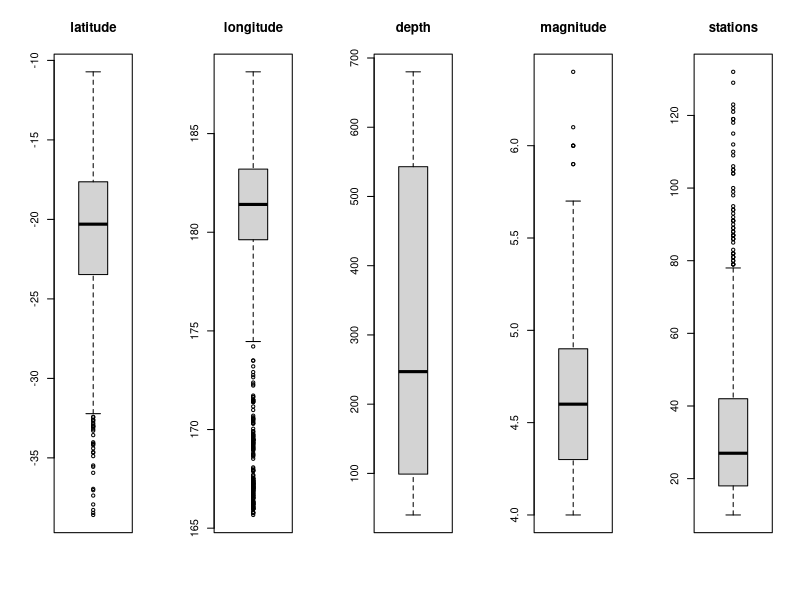
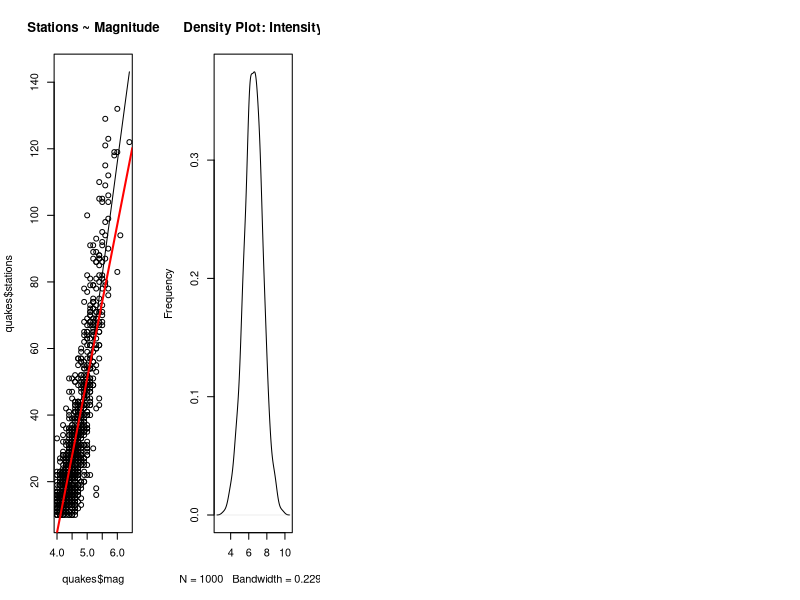

Reproduce these figures in R, in order. (Note: this script raises an error after producing the figures.)
myQuakes = quakes
summary(quakes)

lats = quakes$lat             #lats = latitudinile
longs = quakes$long           #longs = lungitudinile
depths = quakes$depth         #depths = adancimile
mags = quakes$mag             #mags = magnitudinile
stationss = quakes$stations   #stationss = statiunile


# QUARTILES

latsQuantile = quantile(lats)
longsQuantile = quantile(longs)
depths_quantile = quantile(depths)
mags_quantile = quantile(mags)
stations_quantile = quantile(stationss)


# MEAN (media efectiva)

lats_mean = mean(lats)
longs_mean = mean(longs)
depths_mean = mean(depths)
mags_mean = mean(mags)
stations_mean = mean(stationss)

# VARIANCES

lats_var = var(lats)
longs_var = var(longs)
depths_var = var(depths)
mags_var = var(mags)
stations_var = var(stationss)

#BOXPLOTS 
par(mfrow=c(1,5))
lats_boxplot = boxplot(lats,main="latitude")
longs_boxplot = boxplot(longs,main="longitude")
depths_boxplot = boxplot(depths,main="depth")
mags_boxplot = boxplot(mags,main="magnitude")
stations_vboxplot = boxplot(stationss,main="stations")

#Ce observam in urma statisticilor dataset-ului "quakes" (interpretari) :

# Latitudinea maxima - 10.72
#
# Au fost foarte putine cutremure care s-au intamplat la o adancime intre
# 250-500 km comparat cu restul adancimilor de pana in 250 si respectiv peste 500
# 
# Aproximativ 1/3 din toate cutremurele au avut o longitudine de 180-182
#
# Cea mai mare magnitudine a fost de 6.4 iar majoritatea au avut peste 5




#REGRESIA SIIMPLA


scatter.smooth(x=quakes$mag, y=quakes$stations, main="Stations ~ Magnitude")

#coreelatia dintre magnitudine si nr de statii
cor(quakes$mag, quakes$stations) # 0.8511824

#construim modelul
simple <- lm(stations~mag, data=quakes)  # build linear regression model on full data
AIC(simple) #7726.676
BIC(simple) #7741.399
print(simple)
abline(-180.42, 46.28, col="red", lwd = 2)

summary(simple)


#REGRESIE MULTIPLA


#generam cu rnorm datele unei noi variabile: intensity (Mercalli) ( variaza intre 1 si 12)
set.seed(100)
intensity<-rnorm(1000,6.5,1)
plot(density(intensity), main="Density Plot: Intensity", ylab="Frequency") 

#construim modelul
multiple <- lm(stations~intensity + depth, data=quakes)
AIC(multiple) #9010.728
BIC(multiple) #9030.359
print(multiple)
summary(multiple)


#preziceri pentru primul model


set.seed(100)  # setting seed to reproduce results of random sampling
trainingRowIndex <- sample(1:nrow(quakes), 0.8*nrow(quakes))  # row indices for training data
trainingData <- quakes[trainingRowIndex, ]  # model training data
testData  <- quakes[-trainingRowIndex, ]   # test data
#print(testData)
#print(trainingData)

lmMod <- lm(stations~mag, data=trainingData)  # build the model
stationsPred <- predict(lmMod, testData)  # predict distance

summary (lmMod) 
correlation_accuracy <- cor(actuals_preds) #0.8666185
actuals_preds <- data.frame(cbind(actuals=testData$stations, predicteds=stationsPred))
head(actuals_preds)


#repartitia f

par(mfrow=c(1,2))
x_df <- seq(0, 5, by = 0.01)
y_df11 <- df(x_df, df1 = 1, df2=1)  
y_df100100 <- df(x_df, df1 = 100, df2=100)
y_df52 <- df(x_df, df1 = 5, df2=2)  
plot(y_df11, main="Functia de masa",type="l")    
lines(y_df100100, col="magenta")
lines(y_df52, col="blue")

x_pf <- seq(0, 5, by = 0.01)
y_pf11 <- pf(x_pf, df1 = 1, df2=1)      
y_pf100100 <- pf(x_pf, df1 = 100, df2=100)
y_pf52 <- pf(x_pf, df1 = 5, df2=2)
plot(y_pf11, main="Functia de rapartitie", type="l", ylim=c(0, 1.5))
lines(y_pf100100, col="magenta")
lines(y_pf52, col="blue")
